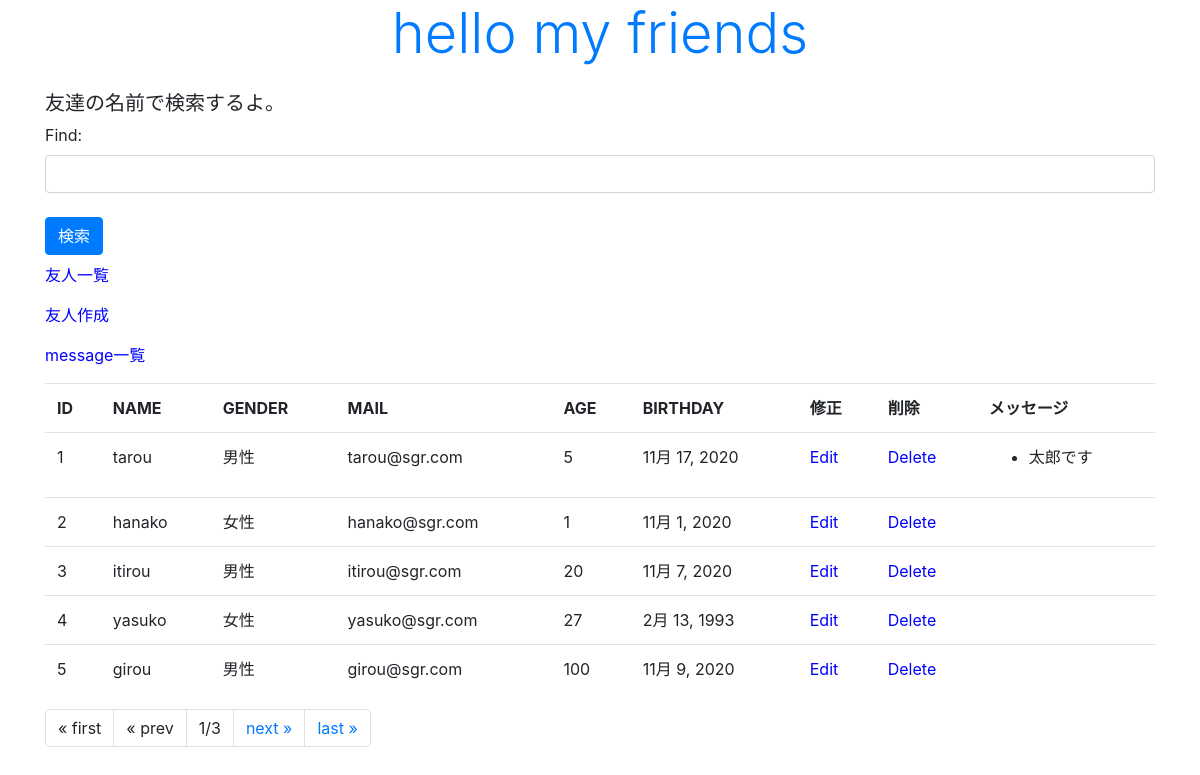
The app's page /mkfri/ with its own data.
### mkfri/models.py (models this page shows, shortened)
class Friend(models.Model):
  name = models.CharField(max_length=100)
  mail = models.EmailField(max_length=200)
  gender = models.BooleanField()
  age = models.IntegerField(default=0)
  birthday = models.DateField()

class Message(models.Model):
  friend = models.ForeignKey(Friend, on_delete=models.CASCADE) #Friendモデルとの紐付け
  title = models.CharField(max_length=100)
  content = models.CharField(max_length=300)
  put_date = models.DateTimeField(auto_now_add=True)
  class Meta:
    ordering = ('put_date',)

### mkfri/views.py (the view)
# urls.py: path('', views.index, name = "index"),
def index(request, num = 1):
  if (request.method == 'POST'):
    form = FindForm(request.POST)
    find = request.POST['find']
    data = Friend.objects.filter(name__icontains=find)
    page = Paginator(data, 5)
    msg = '検索結果数は' + str(data.count())
  else:
    msg = '友達の名前で検索するよ。'
    form = FindForm()
    data = Friend.objects.all()
    page = Paginator(data, 5)
  params = {
    'title' : 'hello my friends',
    'msg' : msg,
    'data' : page.get_page(num),
    'form' : form,
  }
  return render(request, 'mkfri/index.html', params)

### mkfri/forms.py
class FindForm(forms.Form):
  find = forms.CharField(label='Find', required=False, widget=forms.TextInput(attrs={'class':'form-control'}))

### mkfri/templates/mkfri/index.html (shortened to what this page needs)
{% load static %}
<!DOCTYPE html>
<html lang="ja">
  <head>
    <link rel="stylesheet" href="https://stackpath.bootstrapcdn.com/bootstrap/4.2.1/css/bootstrap.min.css">
    <link rel="stylesheet" type="text/css" href="{% static 'mkfri/css/style.css' %}">
  </head>
  <body class="container">
    <h1 class="display-4 text-primary">{{title}}</h1>
    <p class="h5 mt-4">{{msg|safe}}</p>
    <form action="{% url 'index' %}" method="POST">
      {{ form.as_p }}
      <tr><th><td>
        <input type="submit" class="btn btn-primary my-2" value="検索">
      </td></th></tr>
    </form>
    <p><a href="{% url 'index' %}">友人一覧</a></p>
    <p><a href="{% url 'create' %}">友人作成</a></p>
    <p><a href="{% url 'message' %}">message一覧</a></p>
    <table class="table">
      <tr>
        <th>ID</th>
        <th>NAME</th>
        <th>GENDER</th>
        <th>MAIL</th>
        <th>AGE</th>
        <th>BIRTHDAY</th>
        <th>修正</th>
        <th>削除</th>
        <th>メッセージ</th>
      </tr>
      {% for item in data %}
      <tr>
        <td>{{item.id}}</td>
        <td>{{item.name}}</td>
        <td>{% if item.gender == False %}女性{% endif %}
            {% if item.gender == True %}男性{% endif %}</td>
        <td>{{item.mail}}</td>
        <td>{{item.age}}</td>
        <td>{{item.birthday}}</td>
        <td><a href="{% url 'edit' item.id %}">Edit</a></td>
        <td><a href="{% url 'delete' item.id %}">Delete</a></td>
        <td><ul>{% for ob in item.message_set.all %}
                      <li>{{ob.title}}</li>
                {% endfor %}
        </ul></td>
      </tr>
      {% endfor %}
    </table>
    <ul class="pagination">
      {% if data.has_previous %}
      <li class="page-item"><a href=" {% url 'index' %}" class="page-link">&laquo; first</a></li>
      <li class="page-item"><a href=" {% url 'index' %}{{data.previous_page_number}}" class="page-link">&laquo; prev</a></li>
      {% else %}
      <li class="page-item"><a class="page-link">&laquo; first</a></li>
      <li class="page-item"><a class="page-link">&laquo; prev</a></li>
      {% endif %}
      <li class="page-item"><a class="page-link">{{data.number}}/{{data.paginator.num_pages}}</a></li>
      {% if data.has_next %}
      <li class="page-item"><a href=" {% url 'index' %}{{data.next_page_number}}" class="page-link">next &raquo;</a></li>
      <li class="page-item"><a href=" {% url 'index' %}{{data.paginator.num_pages}}" class="page-link">last &raquo;</a></li>
      {% else %}
      <li class="page-item"><a class="page-link">next &raquo;</a></li>
      <li class="page-item"><a class="page-link">last &raquo;</a></li>
      {% endif %}
    </ul>
  </body>
</html>

### mkfri/static/mkfri/css/style.css (style rules this page uses)
body { font-size: 16px; }
h1 { text-align: center; }
a { color: blue; text-decoration: none; }

### records on screen
Friend: id "1", name "tarou", gender "男性", mail "tarou@sgr.com", age "5", birthday "11月 17, 2020"
Message: title "太郎です"
Friend: id "2", name "hanako", gender "女性", mail "hanako@sgr.com", age "1", birthday "11月 1, 2020"
Friend: id "3", name "itirou", gender "男性", mail "itirou@sgr.com", age "20", birthday "11月 7, 2020"
Friend: id "4", name "yasuko", gender "女性", mail "yasuko@sgr.com", age "27", birthday "2月 13, 1993"
Friend: id "5", name "girou", gender "男性", mail "girou@sgr.com", age "100", birthday "11月 9, 2020"

### other values on screen
{{ title }} "hello my friends"
{{ msg|safe }} "友達の名前で検索するよ。"
{{ data.number }} "1"
{{ data.paginator.num_pages }} "3"
